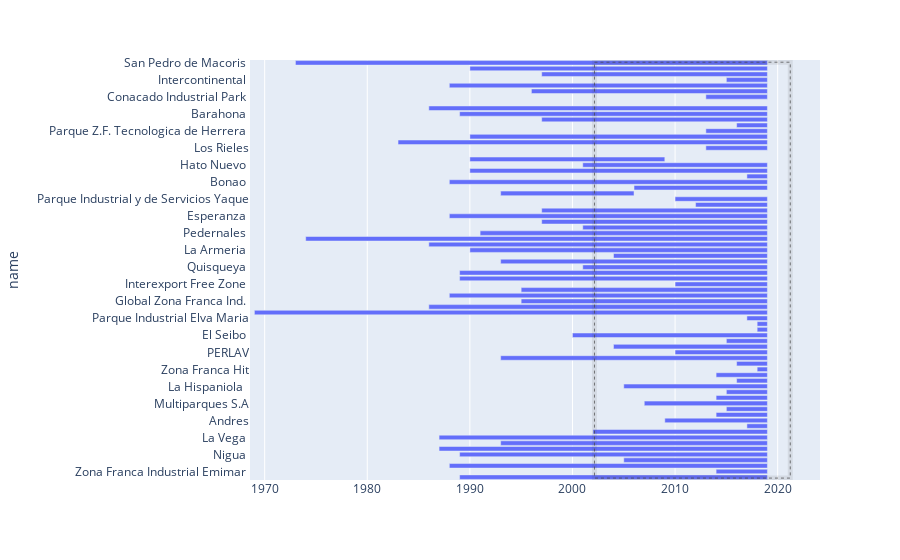

Notebook code cell kept with this figure:
### Code cell
fig = px.timeline(sample_sez, x_start="start", x_end="close", y="name")
fig.update_yaxes(autorange="reversed")
fig.xlim()
fig.show()

### Figure 1 — Plotly figure (JSON) as saved in the notebook; plotly's stock layout.template omitted (floating-point values rounded to 4 significant figures)
{"data": [{"alignmentgroup": "True", "base": ["1973-01-01T00:00:00", "1990-01-01T00:00:00", "1997-01-01T00:00:00", "2015-01-01T00:00:00", "1988-01-01T00:00:00", "1996-01-01T00:00:00", "2013-01-01T00:00:00", "2019-01-01T00:00:00", "1986-01-01T00:00:00", "1989-01-01T00:00:00", "1997-01-01T00:00:00", "2016-01-01T00:00:00", "2013-01-01T00:00:00", "1990-01-01T00:00:00", "1983-01-01T00:00:00", "2013-01-01T00:00:00", "2019-01-01T00:00:00", "1990-01-01T00:00:00", "2001-01-01T00:00:00", "1990-01-01T00:00:00", "2017-01-01T00:00:00", "1988-01-01T00:00:00", "2006-01-01T00:00:00", "1993-01-01T00:00:00", "2010-01-01T00:00:00", "2012-01-01T00:00:00", "1997-01-01T00:00:00", "1988-01-01T00:00:00", "1997-01-01T00:00:00", "2001-01-01T00:00:00", "1991-01-01T00:00:00", "1974-01-01T00:00:00", "1986-01-01T00:00:00", "1990-01-01T00:00:00", "2004-01-01T00:00:00", "1993-01-01T00:00:00", "2001-01-01T00:00:00", "1989-01-01T00:00:00", "1989-01-01T00:00:00", "2010-01-01T00:00:00", "1995-01-01T00:00:00", "1988-01-01T00:00:00", "1995-01-01T00:00:00", "1986-01-01T00:00:00", "1969-01-01T00:00:00", "2017-01-01T00:00:00", "2018-01-01T00:00:00", "2018-01-01T00:00:00", "2000-01-01T00:00:00", "2015-01-01T00:00:00", "2004-01-01T00:00:00", "2010-01-01T00:00:00", "1993-01-01T00:00:00", "2016-01-01T00:00:00", "2018-01-01T00:00:00", "2014-01-01T00:00:00", "2016-01-01T00:00:00", "2005-01-01T00:00:00", "2015-01-01T00:00:00", "2014-01-01T00:00:00", "2007-01-01T00:00:00", "2015-01-01T00:00:00", "2014-01-01T00:00:00", "2009-01-01T00:00:00", "2017-01-01T00:00:00", "2002-01-01T00:00:00", "1987-01-01T00:00:00", "1993-01-01T00:00:00", "1987-01-01T00:00:00", "1989-01-01T00:00:00", "2005-01-01T00:00:00", "1988-01-01T00:00:00", "2014-01-01T00:00:00", "1989-01-01T00:00:00"], "hovertemplate": "start=%{base}<br>close=%{x}<br>name=%{y}<extra></extra>", "legendgroup": "", "marker": {"color": "#636efa", "pattern": {"shape": ""}}, "name": "", "offsetgroup": "", "orientation": "h", "selectedpoints": [0, 1, 2, 3, 4, 5, 6, 7, 8, 9, 10, 11, 12, 13, 14, 15, 16, 17, 18, 19, 20, 21, 22, 23, 24, 25, 26, 27, 28, 29, 30, 31, 32, 33, 34, 35, 36, 37, 38, 39, 40, 41, 42, 43, 44, 45, 46, 47, 48, 49, 50, 51, 52, 53, 54, 55, 56, 57, 58, 59, 60, 61, 62, 63, 64, 65, 66, 67, 68, 69, 70, 71, 72, 73], "showlegend": false, "textposition": "auto", "type": "bar", "x": [1451606400000, 915148800000, 694224000000, 126230400000, 978307200000, 725846400000, 189302400000, 0, 1041379200000, 946684800000, 694224000000, 94694400000, 189302400000, 915148800000, 1136073600000, 189302400000, 0, 599616000000, 567993600000, 915148800000, 63072000000, 978307200000, 410227200000, 410227200000, 283996800000, 220924800000, 694224000000, 978307200000, 694224000000, 567993600000, 883612800000, 1420070400000, 1041379200000, 915148800000, 473385600000, 820454400000, 567993600000, 946684800000, 946684800000, 283996800000, 757382400000, 978307200000, 757382400000, 1041379200000, 1577836800000, 63072000000, 31536000000, 31536000000, 599616000000, 126230400000, 473385600000, 283996800000, 820454400000, 94694400000, 31536000000, 157766400000, 94694400000, 441763200000, 126230400000, 157766400000, 378691200000, 126230400000, 157766400000, 315532800000, 63072000000, 536457600000, 1009843200000, 820454400000, 1009843200000, 946684800000, 441763200000, 978307200000, 157766400000, 946684800000], "xaxis": "x", "y": ["San Pedro de Macoris ", "San Francisco de Macoris ", "Ecopark Industrial Free Zone ", "Intercontinental ", "Hainamosa ", "Navarrete ", "Conacado Industrial Park ", "La Flor Dominicana ", "San Isidro ", "Barahona ", "Tamboril ", "Zona Franca 6 de Noviembre ", "Parque Z.F. Tecnologica de Herrera ", "Hato Mayor ", "Puerto Plata ", "Los Rieles", "Luperon Verde ", "Cotui", "Hato Nuevo ", "Los Alcarrizos ", "Riosur ", "Bonao ", "Dos Rios  ", "Zofinma (Mao)", "Parque Industrial y de Servicios Yaque", "Zona Franca Ind. SAG", "Caribbean Industrial Park ", "Esperanza ", "Palmarejo ", "Cibernetico ", "Pedernales ", "Santiago ", "Bani", "La Armeria ", "Bella Vista ", "Parque Tecnologico de Santiago ", "Quisqueya ", "Moca  ", "Las Americas ", "Interexport Free Zone ", "Excel Boca Chica ", "Chemtec ", "Global Zona Franca Ind. ", "San Cristobal (Itabo) ", "La Romana I ", "Parque Industrial Elva Maria", "Parque Industrial Eduardo Leon Jimenes ", "Nigua II", "El Seibo ", "Zona Franca Jobo Industrial", "La Palma ", "PERLAV", "Santiago-Navarrete (PISANO) ", "Zona Franca Industrial del Norte", "Zona Franca Hit", "Parque Industrial CDF", "Parque Industrial INETAB ", "La Hispaniola  ", "La Herradura Industrial Park  ", "ZF Ind. y de Servicios Norte Infiesto ", "Multiparques S.A", "Parque Industrial CTQ ", "Parque Ind. KG Compania Comercial", "Andres", "Los Candelones ", "Multimodal Caucedo ", "La Vega ", "Gurabo ", "La Romana II ", "Nigua ", "El Limonal ", "Villa Altagracia ", "Zona Franca Industrial Emimar ", "Villa Mella "], "yaxis": "y"}], "layout": {"autosize": true, "barmode": "overlay", "dragmode": "pan", "legend": {"tracegroupgap": 0}, "margin": {"t": 60}, "selections": [{"line": {"dash": "dot", "width": 1}, "type": "rect", "x0": "2002-02-22 07:50:12.9496", "x1": "2021-03-24 20:01:09.0647", "xref": "x", "y0": -0.1098, "y1": 73.16, "yref": "y"}], "xaxis": {"anchor": "y", "autorange": false, "domain": [0, 1], "range": ["1968-07-28 01:44:10.3597", "2024-02-16 04:24:10.3597"], "type": "date"}, "yaxis": {"anchor": "x", "autorange": false, "domain": [0, 1], "range": [73.5, -0.5], "title": {"text": "name"}, "type": "category"}}}
